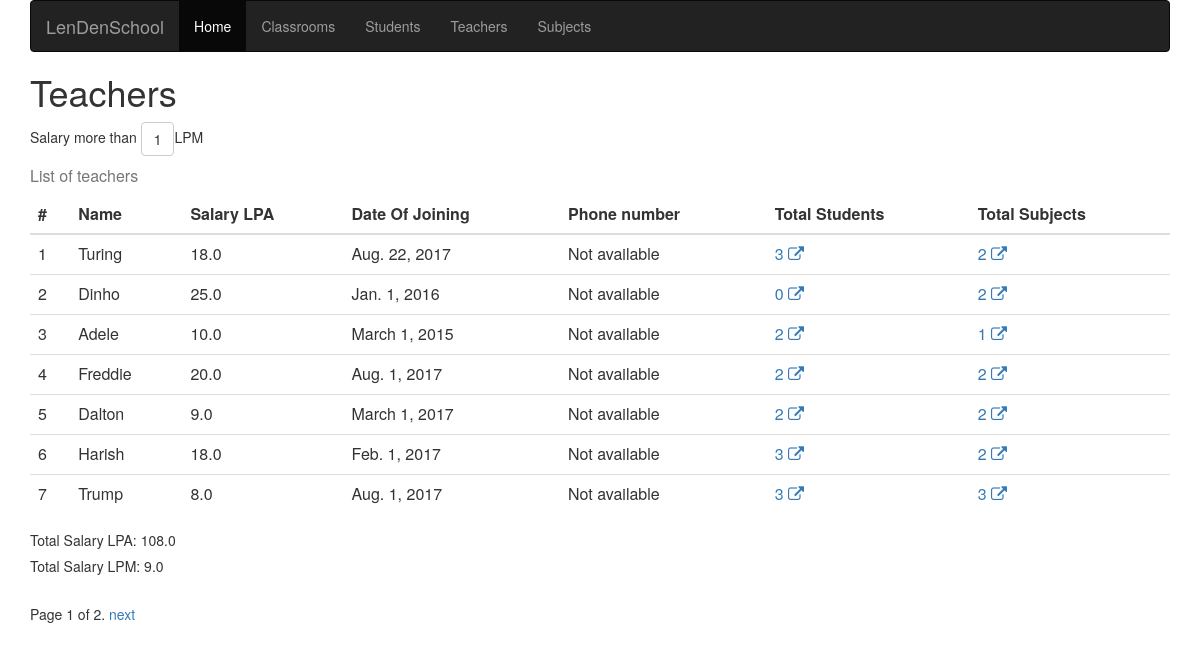
The page /school/teachers/ on the database its author committed.
### school/models.py (models this page shows, shortened)
class User(AbstractUser):
    date_of_joining = models.DateField(null=True, blank=True)
    phone_regex = RegexValidator(regex=r'^[6-9]\d{9}$',
        message="Invalid mobile number")
    phone_number = models.CharField(max_length=10,
        validators=[phone_regex], blank=True, null=True)
    @property
    def full_name(self):
        if self.last_name:
            return self.first_name + ' ' + self.last_name
        return self.first_name
    @property
    def phone_number_(self):
        phone_number = self.phone_number if self.phone_number else 'Not available'
        return phone_number

class Teacher(User):
    salary = models.FloatField(help_text='Salary in LPA')
    subjects = models.ManyToManyField(Subject,
        related_name='taught_by')
    @property
    def total_subjects(self):
        return self.subjects.count()
    @property
    def total_students(self):
        return Student.objects.filter(
            subjects__id__in=self.subjects.values_list('id')).distinct().count()
    class Meta:
        verbose_name = 'Teacher'
        verbose_name_plural = 'Teachers'
        permissions = [
            ("can_teach_weblecture", "Can teach web-lecture")
        ]

class User(AbstractUser):
    date_of_joining = models.DateField(null=True, blank=True)
    phone_regex = RegexValidator(regex=r'^[6-9]\d{9}$',
        message="Invalid mobile number")
    phone_number = models.CharField(max_length=10,
        validators=[phone_regex], blank=True, null=True)
    @property
    def full_name(self):
        if self.last_name:
            return self.first_name + ' ' + self.last_name
        return self.first_name
    @property
    def phone_number_(self):
        phone_number = self.phone_number if self.phone_number else 'Not available'
        return phone_number

### school/views.py (the view, shortened to what this page needs)
# urls.py: path('teachers/', TeacherListView.as_view(), name='teacher-list'),
class TeacherListView(ListView):
    model = Teacher
    paginate_by = 7
    template_name = 'teacher_list.html'
    def get_queryset(self, **kwargs):
        queryset = super().get_queryset()
        params = {}
        if self.request.GET.get('classroom'):
            try:
                params['subjects__id__in'] = Classroom.objects.get(
                    id=self.request.GET['classroom']).subjects.values_list('id')
            except:
                queryset = Teacher.objects.none()
        if self.request.GET.get('salary_pm'):
            params['salary__gt'] = int(self.request.GET['salary_pm']) * 12
        if params:
            return queryset.filter(**params).distinct()
        return queryset
    @CustomDecorators.paginate
    def get_context_data(self, **kwargs):
        context = self.__class__.context
        if self.request.GET.get('salary_pm'):
            context['salary_check'] = True
        context['total_salary'] = round(sum(
            [object_.salary for object_ in context.get('object_list')]),
            ndigits=2)
        context['total_salary_pm'] = round(float(
            context['total_salary'])/12, ndigits=2
            ) if context['total_salary'] !=0 else 0
        return context

### lendenclub/utils.py (called while the page is built)
    @staticmethod
    def paginate(get_context_data):
        @wraps(get_context_data)
        def wrapper(self, *args, **kwargs):
            self.__class__.context = super(self.__class__, self).get_context_data(**kwargs)
            self.__class__.context['now'] = datetime.now()
            object_list = self.__class__.model.objects.all()
            paginator = Paginator(object_list, self.__class__.paginate_by)
            page = self.request.GET.get('page')
            try:
                current_objects = paginator.page(page)
            except PageNotAnInteger:
                current_objects = paginator.page(1)
            except EmptyPage:
                current_objects = paginator.page(paginator.num_pages)
            self.__class__.context['object_list'] = current_objects
            return get_context_data(self)
        return wrapper

### school/templates/teacher_list.html (shortened to what this page needs)
<html>
<head>
  <link rel="stylesheet" href="https://maxcdn.bootstrapcdn.com/bootstrap/3.4.1/css/bootstrap.min.css">
  <link rel="stylesheet" href="https://cdnjs.cloudflare.com/ajax/libs/font-awesome/4.7.0/css/font-awesome.min.css">
</head>
<body class="container">
<nav class="navbar navbar-inverse">
  <div class="container-fluid">
    <div class="navbar-header">
      <a class="navbar-brand" href="{% url 'classroom-list' %}">LenDenSchool</a>
    </div>
    <ul class="nav navbar-nav">
      <li class="active"><a href="{% url 'classroom-list' %}">Home</a></li>
      <li><a href="{% url 'classroom-list' %}">Classrooms</a></li>
      <li><a href="{% url 'student-list' %}">Students</a></li>
      <li><a href="{% url 'teacher-list' %}">Teachers</a></li>
      <li><a href="{% url 'subject-list' %}">Subjects</a></li>
    </ul>
  </div>
</nav>
<h1>Teachers</h1>
 <table class="table">
  <caption>List of teachers</caption>
  {% if salary_check %}
    Salary more than <a href="{% url 'teacher-list' %}" class="btn btn-danger">1</a> LPM
  {% else %}
    Salary more than <a href="{% url 'teacher-list' %}?salary_pm=1" class="btn btn-default">1</a> LPM
  {% endif %}
  <thead>
    <tr>
      <th scope="col">#</th>
      <th scope="col">Name</th>
      <th scope="col">Salary LPA</th>
      <th scope="col">Date Of Joining</th>
      <th scope="col">Phone number</th>
      <th scope="col">Total Students</th>
      <th scope="col">Total Subjects</th>
    </tr>
  </thead>
  <tbody>
    {% for teacher in teacher_list %}
      <tr>
        <td scope="row">{{forloop.counter}}</td>
        <td>{{ teacher.full_name|title }}</td>
        <td>{{ teacher.salary }}</td>
        <td>{{ teacher.date_of_joining|date }}</td>
        <td>{{ teacher.phone_number_ }}</td>
        <td><a href="{% url 'student-list' %}?teacher={{ teacher.pk|urlencode }}">{{ teacher.total_students }}&nbsp;<i class="fa fa-external-link"></a></td>
        <td><a href="{% url 'subject-list' %}?teacher={{ teacher.pk|urlencode }}">{{ teacher.total_subjects }}&nbsp;<i class="fa fa-external-link"></a></td>
      </tr>
    {% empty %}
      <p>No teachers yet.</p>
    {% endfor %}
  </tbody>
</table>
    {% if total_salary %}
      <h5>Total Salary LPA: {{ total_salary }}</h5>
      <h5>Total Salary LPM: {{ total_salary_pm }}</h5>
    {% endif %}
 {% if is_paginated %}
    <div class="pagination">
        <span class="page-links">
            <span class="page-current">
                Page {{ page_obj.number }} of {{ page_obj.paginator.num_pages }}.
            </span>
            {% if page_obj.has_next %}
                <a href="?page={{ page_obj.next_page_number }}">next</a>
            {% endif %}
        </span>
    </div>
  {% endif %}
</html>

### rows shown on the page
Teacher: full_name "Turing", salary "18.0", date_of_joining "Aug. 22, 2017", phone_number_ "Not available", total_students "3", total_subjects "2"
Teacher: full_name "Dinho", salary "25.0", date_of_joining "Jan. 1, 2016", phone_number_ "Not available", total_students "0", total_subjects "2"
Teacher: full_name "Adele", salary "10.0", date_of_joining "March 1, 2015", phone_number_ "Not available", total_students "2", total_subjects "1"
Teacher: full_name "Freddie", salary "20.0", date_of_joining "Aug. 1, 2017", phone_number_ "Not available", total_students "2", total_subjects "2"
Teacher: full_name "Dalton", salary "9.0", date_of_joining "March 1, 2017", phone_number_ "Not available", total_students "2", total_subjects "2"
Teacher: full_name "Harish", salary "18.0", date_of_joining "Feb. 1, 2017", phone_number_ "Not available", total_students "3", total_subjects "2"
Teacher: full_name "Trump", salary "8.0", date_of_joining "Aug. 1, 2017", phone_number_ "Not available", total_students "3", total_subjects "3"

### other values the page prints
{{ total_salary }} "108.0"
{{ total_salary_pm }} "9.0"
{{ page_obj.number }} "1"
{{ page_obj.paginator.num_pages }} "2"
